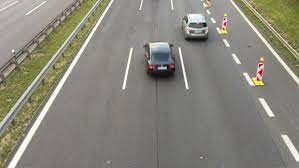
#> input picture cars.jpeg, 299 x 168 px
$ python road_car_edge.py
#> lines starting #> are read from the running program, lines starting #| are printed output that depends on the picture
import cv2
import imutils
import numpy

img=cv2.imread("cars.jpeg")
#> img is the input picture: shape (168, 299, 3); mean B, G, R 123.4, 133.3, 136.1
cv2.imshow("image",img)
cv2.waitKey(0)

gray = cv2.cvtColor(img, cv2.COLOR_BGR2GRAY)
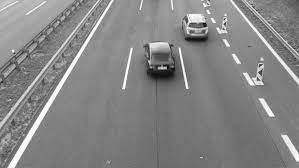
#> gray: shape (168, 299); min 3, max 255, mean 133
grayshow=cv2.imshow("GrayImage", gray)
cv2.waitKey(0)


edge=cv2.Canny(gray , 50,170)
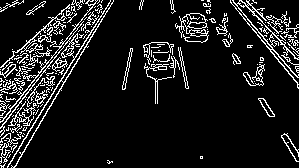
#> edge: shape (168, 299); 10.7% white in thin lines or dots
cv2.imshow("edge show" , edge)
cv2.waitKey(0)

edge2=cv2.Canny(gray , 30,150)
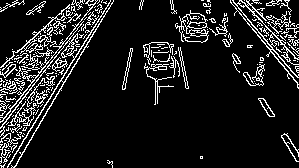
#> edge2: shape (168, 299); 11.4% white in thin lines or dots
cv2.imshow("edge show2" , edge2)
cv2.waitKey(0)

edge3=cv2.Canny(gray , 165,170)
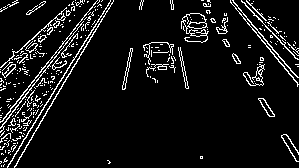
#> edge3: shape (168, 299); 7.8% white in thin lines or dots
cv2.imshow("edge show3" , edge3)
cv2.waitKey(0)
cv2.imwrite("edge_img_road_car.jpg" , edge3)
